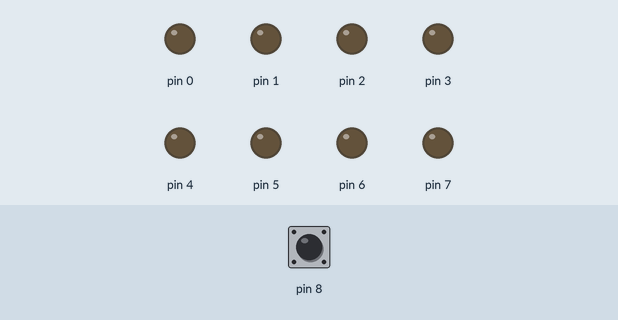
The sketch below on a simulated Arduino Uno, built with avr-gcc and run on an emulated ATmega328P. Parts: output pins drawn as LEDs (lit = HIGH). Inputs (shaded band) come from the test bench; at power-on: pin 8 HIGH.

Above: at 0.9 s.
1.0 s: pin 8 pulled LOW for 0.15 s
At 1.07 s:
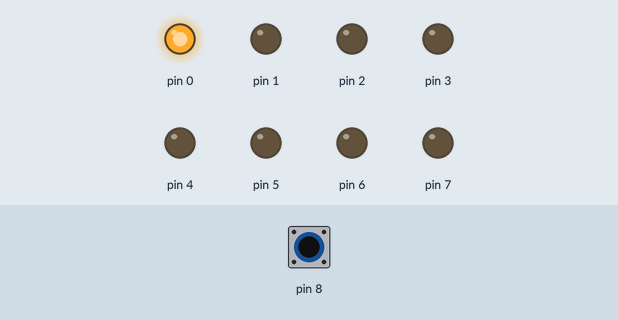
2.6 s: pin 8 pulled LOW for 3.2 s
At 6.5 s:
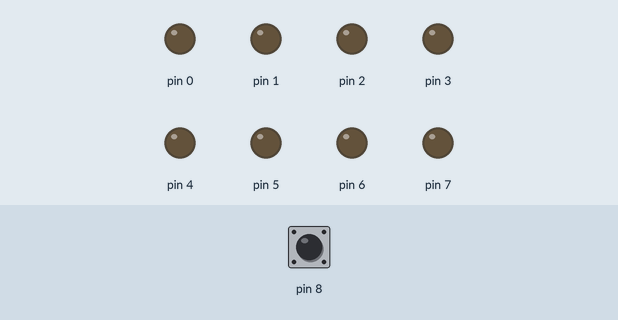
Timing chart, 0 to 8.0 s (numbered marks = the images above; inputs shaded):
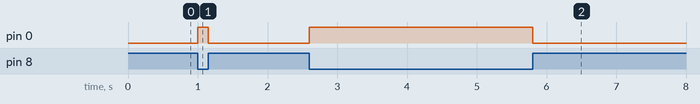

The sketch:

przycisk_mono.ino
```cpp
#include <avr/io.h>
#include <stdlib.h>
#include <string.h>
#include <util/delay.h>

#ifndef _BV
#define _BV(bit)        (1<<(bit))
#endif
#ifndef sbi
#define sbi(reg,bit)    reg |= (_BV(bit))
#endif

#ifndef cbi
#define cbi(reg,bit)    reg &= ~(_BV(bit))
#endif

#ifndef tbi
#define tbi(reg,bit)    reg ^= (_BV(bit))
#endif

#define   bit_is_set(sfr, bit)   (_SFR_BYTE(sfr) & _BV(bit))
#define   bit_is_clear(sfr, bit)   (!(_SFR_BYTE(sfr) & _BV(bit)))

int main() {
  DDRD = 0xFF;
  cbi(DDRB, PB0);
  sbi(PORTB, PB0);

  while(1){
    if(bit_is_clear(PINB, PB0)) {
      PORTD |= (1<<PD0);
     _delay_ms(50);
    } else {
      PORTD &= ~(1<<PD0);
    _delay_ms(50);
    }

  }
}
```

Measured:
- after the input at 1.0 s, pin 0: LOW → HIGH at once, → LOW 0.15 s later
- after the input at 2.6 s, pin 0: LOW → HIGH at once, → LOW 3.2 s later
